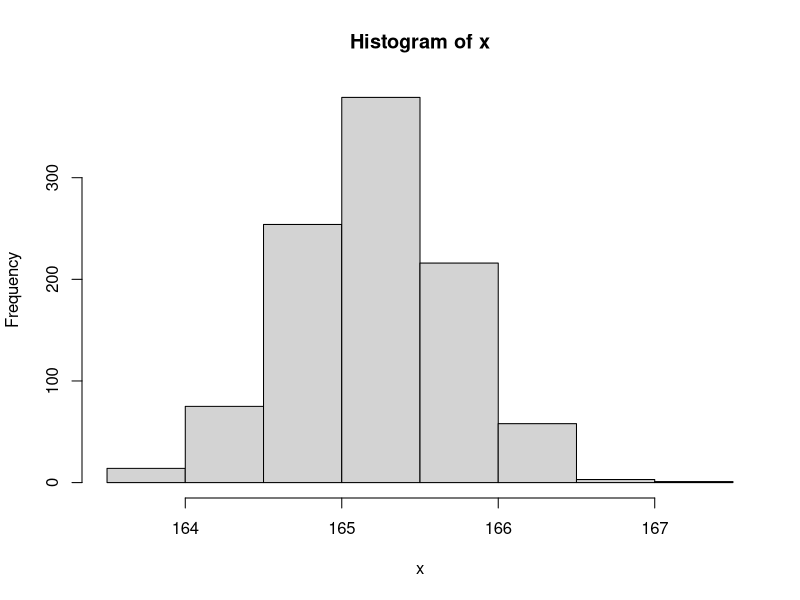

This chart was generated by the following R code:
# chap10_Hypothesis_Test
#### 통계에 대한 설명 (머릿말) ####

# 가설(Hypothesis) : 어떤 사건을 설명하기 위한 가정 
# 검정(test) : 표본에 의해서 구해진 통계량으로 가설 채택/기각 과정 
# 추정(estimation) : 표본을 통해서 모집단을 확률적으로 추측   


# 모수 : 모집단에 의해서 나온 통계량(모평균, 모표준편차)  
# 검정통계량 : 표본에 의해서 계산된 통계량(표본평균, 표본표준편차)

# 오차 : 검정통계량과 모수 간의 차이 
# 오차범위 : 오차범위가 벗어나면 모수와 차이가 있다고 본다.
# 유의수준 : 오차 범위의 기준(통상 : 알파=0.05)


# 추정 방법 
# 1) 점 추정 : 제시된 한 개의 값과 검정통계량을 직접 비교하여
#    가설 기각유무를 결정 
# ex) 우리나라 중학교 2학년 남학생 평균키는 165.2cm로 추정

# 2) 구간 추정 : 신뢰구간과 검정통계량을 비교하여 가설 기각유무 결정 
# 신뢰구간 : 오차범위에 의해서 결정된 하한값과 상한값의 범위 
# ex) 우리나라 중학교 2학년 남학생 평균키는 164.5 ~ 165.5cm로 추정


#####################
#### 가설과 검정 ####
#####################

# 귀무가설(H0) : 중2 남학생 평균키는 165.1 ~ 165.3cm 추정 (구간추정)

# 모집단 -> 표본(1,000명) 추출
set.seed(1)
x <- rnorm(1000, 165.2, 0.5) #평균 165.2이고 표준편차가 0.5인 1000개 데이터 생성

hist(x)



# 샤피로 테스트는 정규성을 확인하기 위한 작업
# 샤피로 테스트의 귀무가설 - 정규성과 차이가 없다
# 샤피로 테스트의 대립가설 - 정규성과 차이가 있다.

# 임계치(a = 5%) 보다 p-value가 크다면 귀무가설 채택

# 정규성검정 : (H0 = 정규분포와 차이가 없다., 채택(p-value >= a))  ---> x가 정규성을 띈다
shapiro.test(x) 
# W : 검정통계량, p-value : 유의확률 (W를 통해 p-value를 도출함)
# 검정 : p-value >= 알파(a = 0.05) (귀무가설(H0) 채택)
# [해석] 데이터 x는 정규분포를 띄는 데이터 이다



##### 1. 평균차이 검정 ####
t.test(x, mu=165.2)
# t = -0.35592, df = 999, p-value = 0.722
# alternative hypothesis: true mean is not equal to 165.2
# 95 percent confidence interval:
#   165.1621 165.2263
# sample estimates:
#   mean of x 
# 165.1942 

# [해석] p-value: 0.722 > a:0.05 ====> 귀무가설 채택 ==> 모평균이 165.2이다
#                                 (H0: 165.2cm와 모평균이 차이가 없다)

#### 2. 기각역의 평균 검정 ####
t.test(x, mu = 165.1, conf.level = 0.95)
# t = 5.7553, df = 999, p-value = 1.15e-08
# alternative hypothesis(대립가설): true mean(모평균) is not equal to 165.1
# 95 percent confidence interval: 95퍼센트에 해당되는 신뢰구간
#   165.1621 165.2263
# sample estimates:
#   mean of x 
# 165.1942 

# [해석] 귀무가설(H0): 모평균이 165.1cm와 차이가 없다
#        대립가설(H1): 모평균이 165.1cm와 차이가 있다.
#
# p-value: 0.00000001 < a: 0.05
# 귀무가설 기각!
# 대립가설 채택!

#### 3. 신뢰수준 : 0.99 ####
t.test(x,mu=165.21, conf.level = 0.99)



















# 귀무가설(H0) :평균키가 165.2와 차이가 없다
# t = 0.2176, df = 999, p-value = 0.8278                  : 검정통계량(t, df(자유도)), p-value >= a(0.05)
# alternative hypothesis: true mean is not equal to 165.2   
# 95 percent confidence interval:                         : 95%의 신뢰수준
#   165.1723 165.2346                                     : 165.1723 ~ 165.2346 신뢰구간(귀무가설 채택역)
# sample estimates:
#   mean of x 
# 165.2035                                                : 표본의 실제 평균값



#####
# 귀무가설(H0) : 평균키가 165.1cm와 차이가 없다
# t = 6.5208, df = 999, p-value = 1.109e-10               : p-value가 a보다 작아짐 ... 귀무가설 기각 평균키 차이 있다
# alternative hypothesis: true mean is not equal to 165.1
# 95 percent confidence interval:
#   165.1723 165.2346



# t = -0.41272, df = 999, p-value = 0.6799
# alternative hypothesis: true mean is not equal to 165.21
# 99 percent confidence interval:                         # 95% -> 99% 신뢰수준 : 신뢰구간이 넓어짐
#   165.1625 165.2444
# [해설] 신뢰수준 향상 -> 채택역 확장




